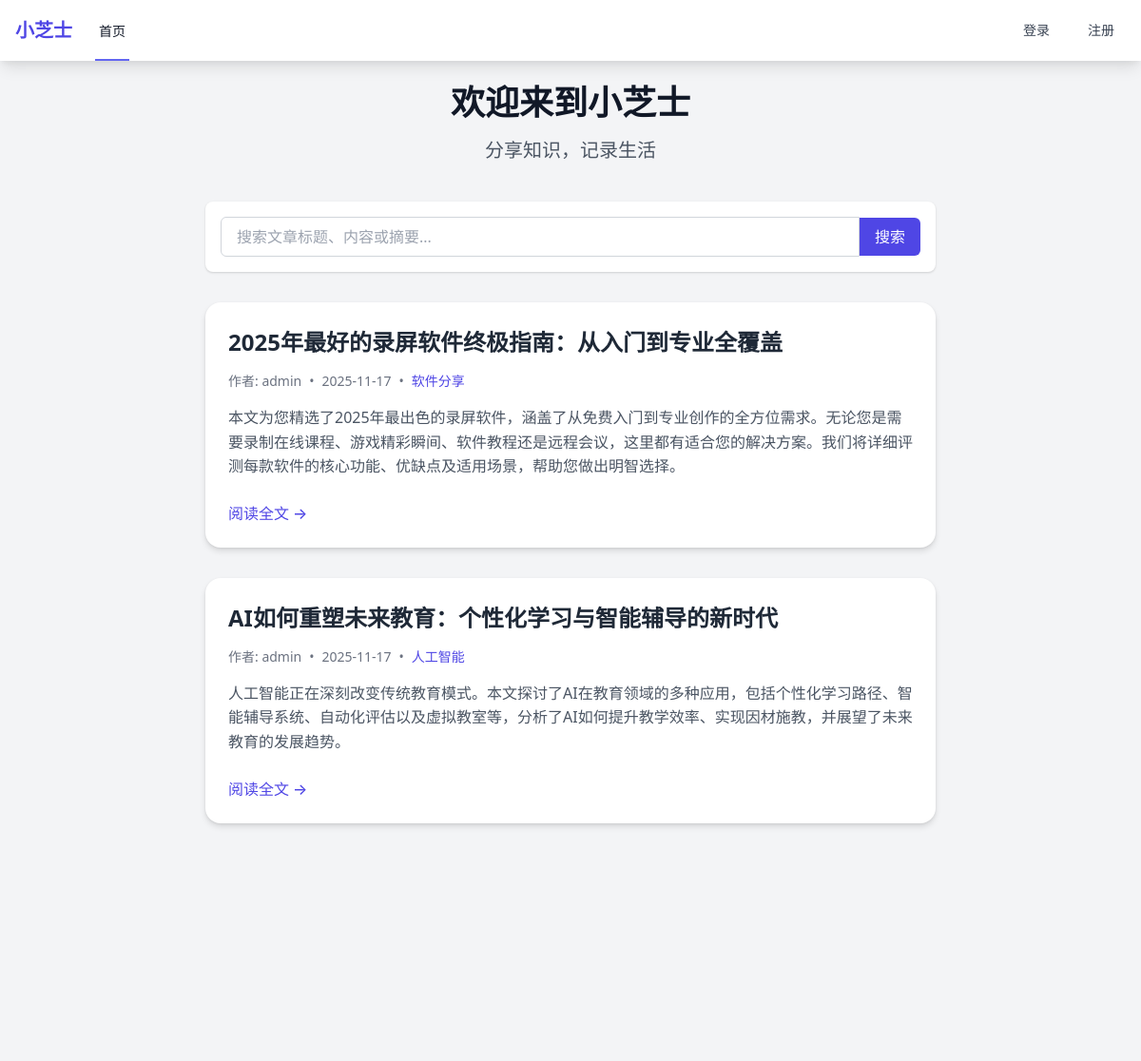
Before: / (upper part) with the older database file.
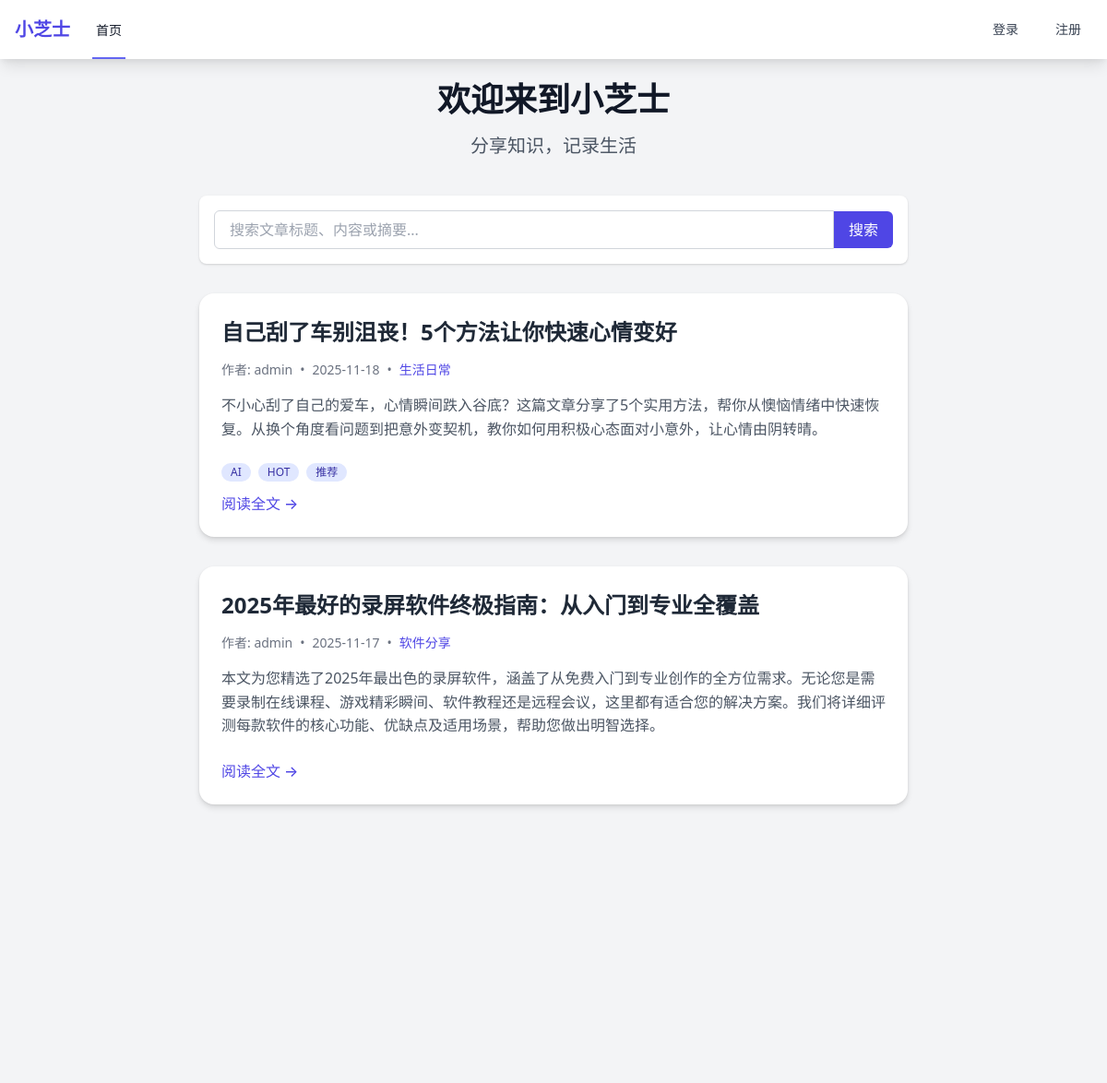
After: the same page with the newer database file.
### app/models/__init__.py (models this page shows, shortened)
class Post(db.Model):
    __tablename__ = 'posts'
    id = db.Column(db.Integer, primary_key=True)
    title = db.Column(db.String(200), nullable=False)
    slug = db.Column(db.String(200), unique=True, nullable=False)
    content = db.Column(db.Text, nullable=False)
    excerpt = db.Column(db.Text, nullable=True)
    featured_image = db.Column(db.String(255), nullable=True)
    status = db.Column(db.String(20), default='draft')  # draft, published, archived
    view_count = db.Column(db.Integer, default=0)
    user_id = db.Column(db.Integer, db.ForeignKey('users.id'), nullable=False)
    category_id = db.Column(db.Integer, db.ForeignKey('categories.id'), nullable=True)
    published_at = db.Column(db.DateTime, nullable=True)
    created_at = db.Column(db.DateTime, default=datetime.utcnow)
    updated_at = db.Column(db.DateTime, default=datetime.utcnow, onupdate=datetime.utcnow)
    seo_title = db.Column(db.String(200), nullable=True)
    seo_description = db.Column(db.Text, nullable=True)
    seo_keywords = db.Column(db.Text, nullable=True)
    seo_og_image = db.Column(db.String(255), nullable=True)
    comments = db.relationship('Comment', backref='post', lazy=True)

class User(UserMixin, db.Model):
    __tablename__ = 'users'
    id = db.Column(db.Integer, primary_key=True)
    username = db.Column(db.String(80), unique=True, nullable=False)
    email = db.Column(db.String(120), unique=True, nullable=False)
    password_hash = db.Column(db.String(255), nullable=False)
    first_name = db.Column(db.String(50), nullable=True)
    last_name = db.Column(db.String(50), nullable=True)
    bio = db.Column(db.Text, nullable=True)
    avatar = db.Column(db.String(255), nullable=True)
    role = db.Column(db.String(20), default='user')  # user, editor, admin
    is_active = db.Column(db.Boolean, default=True)
    created_at = db.Column(db.DateTime, default=datetime.utcnow)
    updated_at = db.Column(db.DateTime, default=datetime.utcnow, onupdate=datetime.utcnow)
    posts = db.relationship('Post', backref='author', lazy=True, foreign_keys='Post.user_id')
    comments = db.relationship('Comment', backref='author', lazy=True, foreign_keys='Comment.user_id')

class Category(db.Model):
    __tablename__ = 'categories'
    id = db.Column(db.Integer, primary_key=True)
    name = db.Column(db.String(100), unique=True, nullable=False)
    slug = db.Column(db.String(100), unique=True, nullable=False)
    description = db.Column(db.Text, nullable=True)
    parent_id = db.Column(db.Integer, db.ForeignKey('categories.id'), nullable=True)
    created_at = db.Column(db.DateTime, default=datetime.utcnow)
    seo_title = db.Column(db.String(200), nullable=True)
    seo_description = db.Column(db.Text, nullable=True)
    seo_keywords = db.Column(db.Text, nullable=True)
    parent = db.relationship('Category', remote_side=[id], backref='subcategories')
    posts = db.relationship('Post', backref='category', lazy=True)

class Tag(db.Model):
    __tablename__ = 'tags'
    id = db.Column(db.Integer, primary_key=True)
    name = db.Column(db.String(50), unique=True, nullable=False)
    slug = db.Column(db.String(50), unique=True, nullable=False)
    created_at = db.Column(db.DateTime, default=datetime.utcnow)
    posts = db.relationship('Post', secondary=post_tags, backref='tags')

### app/main/__init__.py (the view)
@bp.route('/')
def index():
    posts = Post.query.filter_by(status='published').order_by(Post.created_at.desc()).limit(10).all()
    return render_template('main/index.html', posts=posts)

### app/utils/seo.py (called while the page is built)
def get_seo_settings():
    return SeoSetting.query.first()

def register_seo_functions(app):
    @app.context_processor
    def inject_seo_functions():
        return dict(
            get_post_seo_data=get_post_seo_data,
            get_category_seo_data=get_category_seo_data,
            get_search_seo_data=get_search_seo_data,
            generate_meta_tags=generate_meta_tags
        )

### app/templates/main/index.html (shortened to what this page needs)
{% extends "base.html" %}
{% from 'macros/seo.html' import render_meta_tags %}
{% block content %}
<div class="max-w-3xl mx-auto">
    <div class="text-center mb-10">
        <h1 class="text-4xl font-bold text-gray-900 mb-4">欢迎来到小芝士</h1>
        <p class="text-xl text-gray-600">分享知识，记录生活</p>
    </div>
    <div class="mb-8 bg-white p-4 rounded-lg shadow">
        <form method="GET" action="{{ url_for('main.search') }}">
            <div class="flex items-center">
                <input type="text" name="q" placeholder="搜索文章标题、内容或摘要..." class="flex-1 px-4 py-2 border border-gray-300 rounded-l-md focus:outline-none focus:ring-2 focus:ring-indigo-500 focus:border-indigo-500">
                <button type="submit" class="px-4 py-2 bg-indigo-600 text-white rounded-r-md hover:bg-indigo-700 focus:outline-none focus:ring-2 focus:ring-offset-2 focus:ring-indigo-500">
                    搜索
                </button>
            </div>
        </form>
    </div>
    {% if posts %}
        <div class="space-y-8" id="post-cards-container">
            {% for post in posts %}
                <div class="post-card" data-index="{{ loop.index }}" onclick="window.location.href='{{ url_for('main.post_detail', slug=post.slug) }}'">
                    <div class="post-card-content">
                        <h2 class="post-card-title" onclick="window.location.href='{{ url_for('main.post_detail', slug=post.slug) }}'; event.stopPropagation();">
                            {{ post.title }}
                        </h2>
                                                <div class="post-card-meta" onclick="event.stopPropagation();">
                            <span>作者: {{ post.author.username }}</span>
                            <span class="mx-2">•</span>
                            <span>{{ post.created_at.strftime('%Y-%m-%d') }}</span>
                            {% if post.category %}
                                <span class="mx-2">•</span>
                                <a href="{{ url_for('main.category_posts', slug=post.category.slug) }}" class="text-indigo-600 hover:text-indigo-800 hover:underline" onclick="event.stopPropagation();">
                                    {{ post.category.name }}
                                </a>
                            {% endif %}
                        </div>
                        <p class="post-card-excerpt" onclick="event.stopPropagation();">
                            {% if post.excerpt %}
                                {{ post.excerpt|striptags|truncate(200, true, '...') }}
                            {% else %}
                                {{ post.content|striptags|truncate(200, true, '...') }}
                            {% endif %}
                        </p>
                        {% if post.tags %}
                        <div class="flex flex-wrap gap-2 mb-3" onclick="event.stopPropagation();">
                            {% for tag in post.tags[:3] %}
                            <span class="inline-flex items-center px-2.5 py-0.5 rounded-full text-xs font-medium bg-indigo-100 text-indigo-800 hover:bg-indigo-200 transition-colors duration-200">
                                {{ tag.name }}
                            </span>
                            {% endfor %}
                        </div>
                        {% endif %}
                        <a href="{{ url_for('main.post_detail', slug=post.slug) }}" class="post-card-link" onclick="event.stopPropagation();">
                            阅读全文
                        </a>
                    </div>
                </div>
            {% endfor %}
        </div>
    {% endif %}
</div>
{% endblock %}

Changed rows visible on the page:
no longer on this page (row unchanged): Post: title "AI如何重塑未来教育：个性化学习与智能辅导的新时代", author.username "admin", created_at "2025-11-17", category.name "人工智能", excerpt "人工智能正在深刻改变传统教育模式。本文探讨了AI在教育领域的多种应用，包括个性化学习路径、智能辅导系统、自动化评估以及虚拟教室等，分析了AI如何提升教学效率、实现因材施教，并展望了未来教育的发展趋势。"
added Post: title "自己刮了车别沮丧！5个方法让你快速心情变好", author.username "admin", created_at "2025-11-18", category.name "生活日常", excerpt "不小心刮了自己的爱车，心情瞬间跌入谷底？这篇文章分享了5个实用方法，帮你从懊恼情绪中快速恢复。从换个角度看问题到把意外变契机，教你如何用积极心态面对小意外，让心情由阴转晴。"
added Tag: name "AI"
added Tag: name "HOT"
added Tag: name "推荐"
